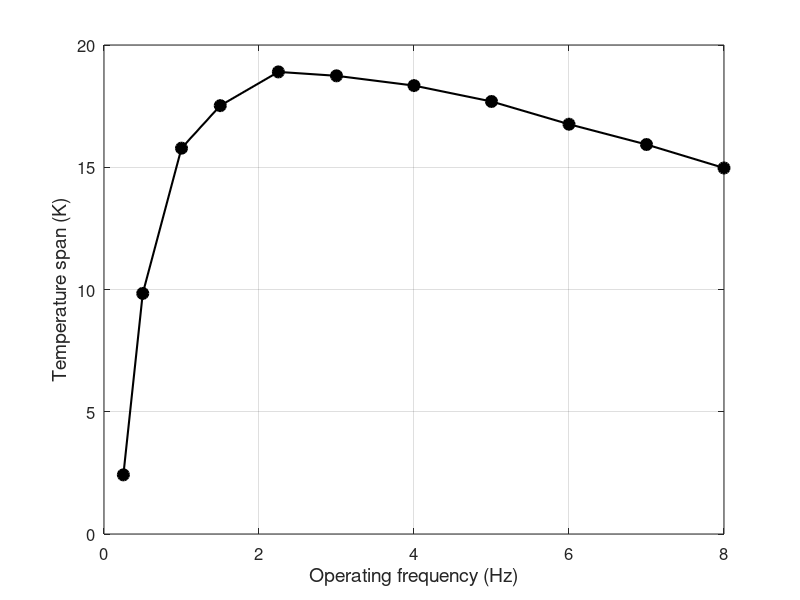

Here is the MATLAB script that generated this plot:

freq=[0.25	0.5	1	1.5	2.25	3	4	5	6	7	8];
Qc=[2.42	9.84	15.78	17.52	18.9	18.74	18.34	17.69	16.76	15.93	14.97];
% Qnorm=667.75751;
% Qc400=Qc400/Qnorm;
% Qc600=Qc600/Qnorm;
% Qc800=Qc800/Qnorm;
%plot results

% Create figure
figure1 = figure('PaperSize',[20.98 29.68]);

% Create axes
axes('Parent',figure1,'FontSize',12);
% Uncomment the following line to preserve the Y-limits of the axes
%ylim([0 1.05]);
box('on');
grid('on');
hold('all');

% Create plot
plot(freq,Qc,'-ko','Linewidth',1.5','MarkerFaceColor','k','MarkerSize',8)


% Create xlabel
ylabel('Temperature span (K)','FontSize',14);

% Create ylabel
xlabel('Operating frequency (Hz)','FontSize',14);

print('-depsc','fig_dT_highfreq.eps');
